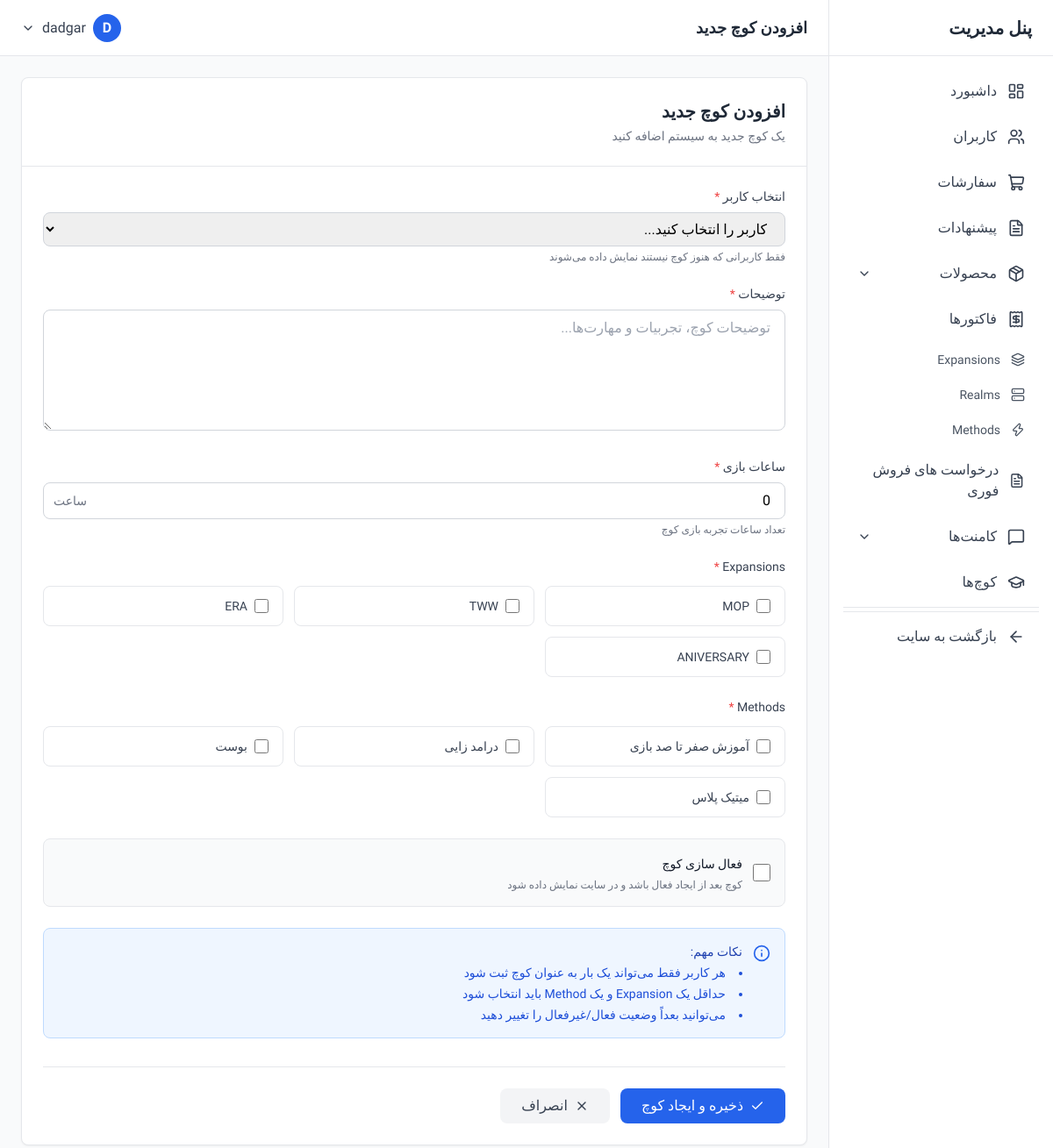
The page /dashboard/coaches/create/ (signed in) on the database its author committed.
### account/models.py (models this page shows, shortened)
class User(AbstractUser):
    email = models.EmailField('Email Address', unique=True)
    phone = models.CharField('Phone Number', max_length=15)
    discord_id = models.CharField('Discord ID', max_length=255)
    last_activation_email_sent = models.DateTimeField(null=True, blank=True)

### core/models.py (models this page shows, shortened)
class Expansion(models.Model):
    name = models.CharField(max_length=100, unique=True)

class Method(models.Model):
    name = models.CharField(max_length=100, unique=True)

### dashboard/views.py (the view, shortened to what this page needs)
# urls.py: path('coaches/create/', views.coach_create, name='coach_create'),
@login_required
@user_passes_test(is_admin)
def coach_create(request):
    coach_user_ids = Coach.objects.values_list('user_id', flat=True)
    available_users = User.objects.exclude(id__in=coach_user_ids).order_by('username')
    expansions = Expansion.objects.all()
    methods = Method.objects.all()
    context = {
        'available_users': available_users,
        'expansions': expansions,
        'methods': methods,
    }
    return render(request, 'dashboard/coaches/create.html', context)

### dashboard/views.py (called while the page is built)
def is_admin(user):
    return user.is_staff or user.is_superuser

### dashboard/templates/dashboard/coaches/create.html (shortened to what this page needs)
{% extends 'dashboard/base.html' %}
{% block page_title %}افزودن کوچ جدید{% endblock %}
{% block content %}
<div class="max-w-4xl">
    <div class="bg-white rounded-lg shadow-sm border border-gray-200">
        <div class="p-6 border-b border-gray-200">
            <h2 class="text-xl font-semibold text-gray-800">افزودن کوچ جدید</h2>
            <p class="text-sm text-gray-500 mt-1">یک کوچ جدید به سیستم اضافه کنید</p>
        </div>
        <form method="POST" class="p-6">
            <div class="space-y-6">
                <div>
                    <label for="user" class="block text-sm font-medium text-gray-700 mb-2">
                        انتخاب کاربر
                        <span class="text-red-500">*</span>
                    </label>
                    <select
                        id="user"
                        name="user"
                        required
                        class="w-full px-4 py-2 border border-gray-300 rounded-lg focus:ring-2 focus:ring-blue-500 focus:border-transparent"
                    >
                        <option value="">کاربر را انتخاب کنید...</option>
                    </select>
                    <p class="text-xs text-gray-500 mt-1">فقط کاربرانی که هنوز کوچ نیستند نمایش داده می‌شوند</p>
                </div>
                <div>
                    <label for="description" class="block text-sm font-medium text-gray-700 mb-2">
                        توضیحات
                        <span class="text-red-500">*</span>
                    </label>
                    <textarea
                        id="description"
                        name="description"
                        rows="5"
                        required
                        placeholder="توضیحات کوچ، تجربیات و مهارت‌ها..."
                        class="w-full px-4 py-2 border border-gray-300 rounded-lg focus:ring-2 focus:ring-blue-500 focus:border-transparent"
                    ></textarea>
                </div>
                <div>
                    <label for="timeplay" class="block text-sm font-medium text-gray-700 mb-2">
                        ساعات بازی
                        <span class="text-red-500">*</span>
                    </label>
                    <div class="relative">
                        <input
                            type="number"
                            id="timeplay"
                            name="timeplay"
                            min="0"
                            value="0"
                            required
                            placeholder="مثال: 5000"
                            class="w-full px-4 py-2 border border-gray-300 rounded-lg focus:ring-2 focus:ring-blue-500 focus:border-transparent"
                        >
                        <div class="absolute left-3 top-1/2 -translate-y-1/2 text-gray-500 text-sm">
                            ساعت
                        </div>
                    </div>
                    <p class="text-xs text-gray-500 mt-1">تعداد ساعات تجربه بازی کوچ</p>
                </div>
                <div>
                    <label class="block text-sm font-medium text-gray-700 mb-3">
                        Expansions
                        <span class="text-red-500">*</span>
                    </label>
                    <div class="grid grid-cols-2 md:grid-cols-3 gap-3">
                        {% for expansion in expansions %}
                            <label class="flex items-center gap-2 px-4 py-3 border border-gray-200 rounded-lg hover:bg-blue-50 hover:border-blue-300 cursor-pointer transition-colors">
                                <input
                                    type="checkbox"
                                    name="expansions"
                                    value="{{ expansion.id }}"
                                    class="w-4 h-4 text-blue-600 border-gray-300 rounded focus:ring-blue-500"
                                >
                                <span class="text-sm text-gray-700">{{ expansion.name }}</span>
                            </label>
                        {% empty %}
                            <p class="col-span-full text-sm text-gray-500">هیچ Expansion یافت نشد</p>
                        {% endfor %}
                    </div>
                </div>
                <div>
                    <label class="block text-sm font-medium text-gray-700 mb-3">
                        Methods
                        <span class="text-red-500">*</span>
                    </label>
                    <div class="grid grid-cols-2 md:grid-cols-3 gap-3">
                        {% for method in methods %}
                            <label class="flex items-center gap-2 px-4 py-3 border border-gray-200 rounded-lg hover:bg-purple-50 hover:border-purple-300 cursor-pointer transition-colors">
                                <input
                                    type="checkbox"
                                    name="methods"
                                    value="{{ method.id }}"
                                    class="w-4 h-4 text-purple-600 border-gray-300 rounded focus:ring-purple-500"
                                >
                                <span class="text-sm text-gray-700">{{ method.name }}</span>
                            </label>
                        {% empty %}
                            <p class="col-span-full text-sm text-gray-500">هیچ Method یافت نشد</p>
                        {% endfor %}
                    </div>
                </div>
                <div class="bg-gray-50 rounded-lg p-4 border border-gray-200">
                    <label class="flex items-center gap-3 cursor-pointer">
                        <input
                            type="checkbox"
                            name="enable"
                            class="w-5 h-5 text-green-600 border-gray-300 rounded focus:ring-green-500"
                        >
                        <div>
                            <span class="text-sm font-medium text-gray-900">فعال سازی کوچ</span>
                            <p class="text-xs text-gray-500 mt-1">کوچ بعد از ایجاد فعال باشد و در سایت نمایش داده شود</p>
                        </div>
                    </label>
                </div>
                <div class="bg-blue-50 border border-blue-200 rounded-lg p-4">
                    <div class="flex gap-3">
                        <i data-lucide="info" class="w-5 h-5 text-blue-600 flex-shrink-0 mt-0.5"></i>
                        <div class="text-sm text-blue-800">
                            <p class="font-medium mb-1">نکات مهم:</p>
                            <ul class="list-disc list-inside space-y-1 text-blue-700">
                                <li>هر کاربر فقط می‌تواند یک بار به عنوان کوچ ثبت شود</li>
                                <li>حداقل یک Expansion و یک Method باید انتخاب شود</li>
                                <li>می‌توانید بعداً وضعیت فعال/غیرفعال را تغییر دهید</li>
                            </ul>
                        </div>
                    </div>
                </div>
            </div>
            <div class="flex items-center gap-3 mt-8 pt-6 border-t border-gray-200">
                <button
                    type="submit"
                    class="px-6 py-2 bg-blue-600 text-white rounded-lg hover:bg-blue-700 transition-colors flex items-center gap-2"
                >
                    <i data-lucide="check" class="w-4 h-4"></i>
                    <span>ذخیره و ایجاد کوچ</span>
                </button>
                <a
                    href="{% url 'dashboard:coach_list' %}"
                    class="px-6 py-2 bg-gray-100 text-gray-700 rounded-lg hover:bg-gray-200 transition-colors flex items-center gap-2"
                >
                    <i data-lucide="x" class="w-4 h-4"></i>
                    <span>انصراف</span>
                </a>
            </div>
        </form>
    </div>
</div>
{% endblock %}

### dashboard/templates/dashboard/base.html (shortened to what this page needs)
<!DOCTYPE html>
<html lang="fa" dir="rtl">
<head>
    <script src="https://cdn.tailwindcss.com"></script>
</head>
<body class="bg-gray-50" x-data="{ sidebarOpen: true, mobileMenuOpen: false }">
    <aside
        :class="sidebarOpen ? 'translate-x-0' : 'translate-x-full'"
        class="fixed right-0 top-0 z-40 h-screen w-64 bg-white border-l border-gray-200 transition-transform duration-300 ease-in-out lg:translate-x-0"
    >
        <div class="flex items-center justify-between h-16 px-6 border-b border-gray-200">
            <h1 class="text-xl font-bold text-gray-800">پنل مدیریت</h1>
        </div>
<nav class="p-4 space-y-1 overflow-y-auto h-[calc(100vh-64px)]">
    <a href="{% url 'dashboard:home' %}" class="flex items-center gap-3 px-4 py-3 text-gray-700 rounded-lg hover:bg-blue-50 hover:text-blue-600 transition-colors">
        <i data-lucide="layout-dashboard" class="w-5 h-5"></i>
        <span>داشبورد</span>
    </a>
    <a href="{% url 'dashboard:user_list' %}" class="flex items-center gap-3 px-4 py-3 text-gray-700 rounded-lg hover:bg-blue-50 hover:text-blue-600 transition-colors">
        <i data-lucide="users" class="w-5 h-5"></i>
        <span>کاربران</span>
    </a>
    <a href="{% url 'dashboard:order_list' %}" class="flex items-center gap-3 px-4 py-3 text-gray-700 rounded-lg hover:bg-blue-50 hover:text-blue-600 transition-colors">
        <i data-lucide="shopping-cart" class="w-5 h-5"></i>
        <span>سفارشات</span>
    </a>
    <a href="{% url 'dashboard:offer_list' %}" class="flex items-center gap-3 px-4 py-3 text-gray-700 rounded-lg hover:bg-blue-50 hover:text-blue-600 transition-colors">
        <i data-lucide="file-text" class="w-5 h-5"></i>
        <span>پیشنهادات</span>
    </a>
    <div x-data="{ open: false }">
        <button @click="open = !open" class="w-full flex items-center justify-between gap-3 px-4 py-3 text-gray-700 rounded-lg hover:bg-blue-50 hover:text-blue-600 transition-colors">
            <div class="flex items-center gap-3">
                <i data-lucide="package" class="w-5 h-5"></i>
                <span>محصولات</span>
            </div>
            <i data-lucide="chevron-down" class="w-4 h-4" :class="{ 'rotate-180': open }"></i>
        </button>
    </div>
    <a href="{% url 'dashboard:invoice_list' %}" class="flex items-center gap-3 px-4 py-3 text-gray-700 rounded-lg hover:bg-blue-50 hover:text-blue-600 transition-colors">
        <i data-lucide="receipt" class="w-5 h-5"></i>
        <span>فاکتورها</span>
    </a>
    <a href="{% url 'dashboard:expansion_list' %}" class="flex items-center gap-3 px-4 py-2 text-sm text-gray-600 rounded-lg hover:bg-blue-50 hover:text-blue-600 transition-colors">
        <i data-lucide="layers" class="w-4 h-4"></i>
        <span>Expansions</span>
    </a>
    <a href="{% url 'dashboard:realm_list' %}" class="flex items-center gap-3 px-4 py-2 text-sm text-gray-600 rounded-lg hover:bg-blue-50 hover:text-blue-600 transition-colors">
        <i data-lucide="server" class="w-4 h-4"></i>
        <span>Realms</span>
    </a>
    <a href="{% url 'dashboard:method_list' %}" class="flex items-center gap-3 px-4 py-2 text-sm text-gray-600 rounded-lg hover:bg-blue-50 hover:text-blue-600 transition-colors">
        <i data-lucide="zap" class="w-4 h-4"></i>
        <span>Methods</span>
    </a>
    <a href="{% url 'dashboard:fastsell_list' %}" class="flex items-center gap-3 px-4 py-3 text-gray-700 rounded-lg hover:bg-blue-50 hover:text-blue-600 transition-colors">
        <i data-lucide="file-text" class="w-5 h-5"></i>
        <span>درخواست های فروش فوری</span>
    </a>
    <div x-data="{ open: false }">
        <button @click="open = !open" class="w-full flex items-center justify-between gap-3 px-4 py-3 text-gray-700 rounded-lg hover:bg-blue-50 hover:text-blue-600 transition-colors">
            <div class="flex items-center gap-3">
                <i data-lucide="message-square" class="w-5 h-5"></i>
                <span>کامنت‌ها</span>
            </div>
            <i data-lucide="chevron-down" class="w-4 h-4" :class="{ 'rotate-180': open }"></i>
        </button>
    </div>
    <a href="{% url 'dashboard:coach_list' %}" class="flex items-center gap-3 px-4 py-3 text-gray-700 rounded-lg hover:bg-blue-50 hover:text-blue-600 transition-colors">
        <i data-lucide="graduation-cap" class="w-5 h-5"></i>
        <span>کوچ‌ها</span>
    </a>
    <hr class="my-4 border-gray-200">
    <hr class="my-4 border-gray-200">
    <a href="/" class="flex items-center gap-3 px-4 py-3 text-gray-700 rounded-lg hover:bg-gray-100 transition-colors">
        <i data-lucide="arrow-left" class="w-5 h-5"></i>
        <span>بازگشت به سایت</span>
    </a>
</nav>
    </aside>
    <div class="lg:mr-64">
        <header class="bg-white border-b border-gray-200 h-16 flex items-center justify-between px-6 sticky top-0 z-30">
            <div class="flex items-center gap-4">
                <h2 class="text-lg font-semibold text-gray-800">{% block page_title %}داشبورد{% endblock %}</h2>
            </div>
            <div class="flex items-center gap-4" x-data="{ open: false }">
                <div class="relative">
                    <button @click="open = !open" class="flex items-center gap-2 text-gray-700 hover:text-gray-900">
                        <div class="w-8 h-8 rounded-full bg-blue-600 flex items-center justify-center text-white font-semibold">
                            {{ request.user.username|slice:":1"|upper }}
                        </div>
                        <span class="hidden md:block">{{ request.user.username }}</span>
                        <i data-lucide="chevron-down" class="w-4 h-4"></i>
                    </button>
                </div>
            </div>
        </header>
        <main class="p-6">
            {% block content %}{% endblock %}
        </main>
    </div>
</body>
</html>

### dashboard/templates/dashboard/base.html (style rules this page uses)
body { font-family: 'Vazirmatn', sans-serif; }

### rows shown on the page
User: user.username "D", user.username "dadgar"
Expansion: name "MOP"
Expansion: name "TWW"
Expansion: name "ERA"
Expansion: name "ANIVERSARY"
Method: name "آموزش صفر تا صد بازی"
Method: name "درامد زایی"
Method: name "بوست"
Method: name "میتیک پلاس"
